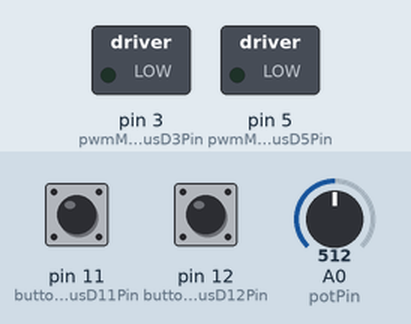
Recording of a sketch running on a simulated Arduino Uno, built with avr-gcc and run on an emulated ATmega328P. On the bench: switched loads named in the sketch (green lamp = pin HIGH). The test bench sets the inputs (shaded band); at power-on: pin 11 (buttonDirPlusD11Pin) HIGH, pin 12 (buttonDirMinusD12Pin) HIGH, A0 (potPin) = 512.

Above: at 1.4 s.
1.5 s: pin 11 (buttonDirPlusD11Pin) pulled LOW for 0.25 s
At 1.68 s:
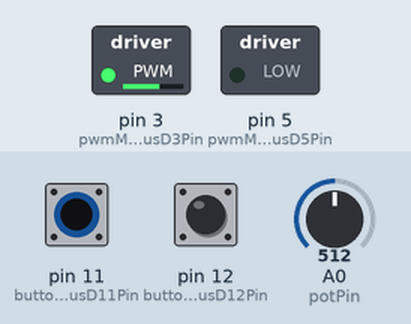
3.2 s: pin 12 (buttonDirMinusD12Pin) pulled LOW for 0.25 s
At 3.34 s:
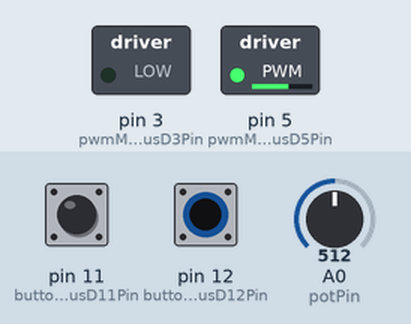
4.9 s: pin 12 (buttonDirMinusD12Pin) pulled LOW for 3.2 s
At 8.5 s:
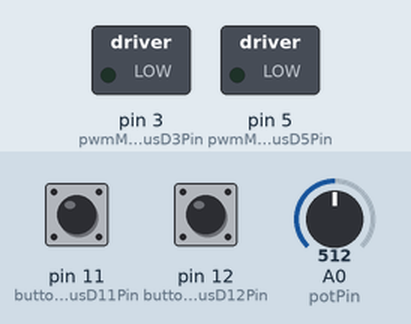
9.6 s: pin 11 (buttonDirPlusD11Pin) pulled LOW for 1 s
At 10.3 s:
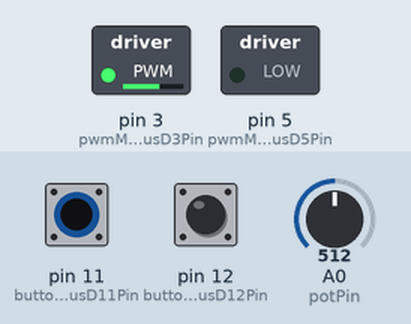
12.1 s: pin 11 (buttonDirPlusD11Pin) pulled LOW for 3.2 s
At 16.1 s:
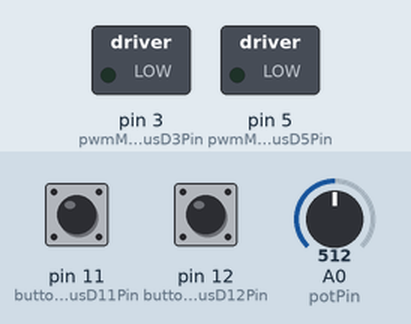
Timing chart, 0 to 17.6 s (numbered marks = the images above; inputs shaded):
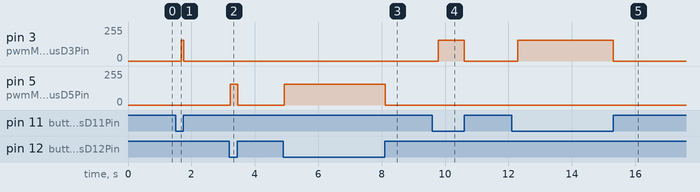

The sketch:

kristeli_puur_lihvija.ino
```cpp
#include <Arduino.h>
//#include <avr/wdt.h>

//#define DEBUG

//Pins
int led = 13;
int pwmM2InMinusD3Pin = 3;
int pwmM2InPlusD5Pin = 5;
int buttonDirPlusD11Pin = 11;
int buttonDirMinusD12Pin = 12;
int potPin = A0;

//globals
uint8_t motor_dir = 0;
int avgPotValue = 0;
int motor_pwm_value = 0;
int last_pot_value = 0;

// the setup routine runs once when you press reset:
void setup() {
  //wdt_disable();
  // initialize the digital pin as an output.
  //start serial connection
  #ifdef DEBUG
    Serial.begin(9600);
    Serial.println("Startup");
  #endif

    //Motor control
  pinMode(pwmM2InMinusD3Pin, OUTPUT);
  pinMode(pwmM2InPlusD5Pin, OUTPUT);

  analogWrite(pwmM2InMinusD3Pin, 0); //min 50 max 255
  analogWrite(pwmM2InPlusD5Pin, 0);

  //Dir button
  pinMode(buttonDirPlusD11Pin, INPUT_PULLUP);
  pinMode(buttonDirMinusD12Pin, INPUT_PULLUP);

  //pot
  pinMode(potPin, INPUT_PULLUP);

  last_pot_value = analogRead(potPin);

  //Startup delay
  delay(200);
  //wdt_enable(WDTO_8S);
}

// the loop routine runs over and over again forever:
void loop() {
  avgPotValue =  analogRead(potPin);
  last_pot_value =  avgPotValue;
  #ifdef DEBUG
    Serial.print("last_pot_value : ");
    Serial.println(last_pot_value);
  #endif
  motor_pwm_value = (int)(((float)200 * (float)last_pot_value) / (float)1023)+55;

  if ((digitalRead(buttonDirPlusD11Pin) == 0) && (digitalRead(buttonDirMinusD12Pin) == 1)) {
    analogWrite(pwmM2InMinusD3Pin, motor_pwm_value);
    analogWrite(pwmM2InPlusD5Pin, 0);
    motor_dir = 1;
  } else if ((digitalRead(buttonDirMinusD12Pin) == 0) && (digitalRead(buttonDirPlusD11Pin) == 1)) {
    analogWrite(pwmM2InMinusD3Pin, 0);
    analogWrite(pwmM2InPlusD5Pin, motor_pwm_value);
    motor_dir = 2;
  } else {
    motor_dir = 0;
    analogWrite(pwmM2InMinusD3Pin, 0);
    analogWrite(pwmM2InPlusD5Pin, 0);
    delay(200);
  }
  #ifdef DEBUG
    Serial.print("avgPotValue: ");
    Serial.print(avgPotValue);
    Serial.print(" - motor_pwm_value:");
    Serial.print(motor_pwm_value);
    Serial.print(" - motor_dir:");
    Serial.println(motor_dir);
    delay(200);               // wait for a second
   #endif
  delay(10);               // wait for a second
  //wdt_reset();
}
```

Measured:
- after the input at 1.5 s, pin 3 (pwmM2InMinusD3Pin): 0/255 → 155/255 after 0.17 s, → 0/255 0.08 s later
- after the input at 3.2 s, pin 5 (pwmM2InPlusD5Pin): 0/255 → 155/255 at once, → 0/255 0.23 s later
- after the input at 4.9 s, pin 5 (pwmM2InPlusD5Pin): 0/255 → 155/255 at once, → 0/255 3.2 s later
- after the input at 9.6 s, pin 3 (pwmM2InMinusD3Pin): 0/255 → 155/255 after 0.19 s, → 0/255 0.81 s later
- after the input at 12.1 s, pin 3 (pwmM2InMinusD3Pin): 0/255 → 155/255 after 0.19 s, → 0/255 3.0 s later
